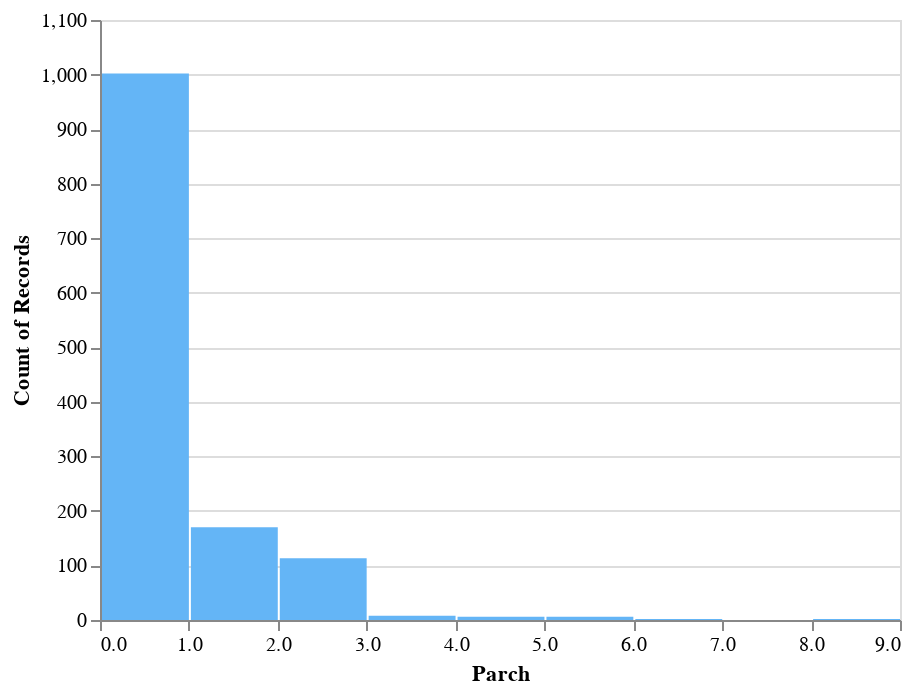
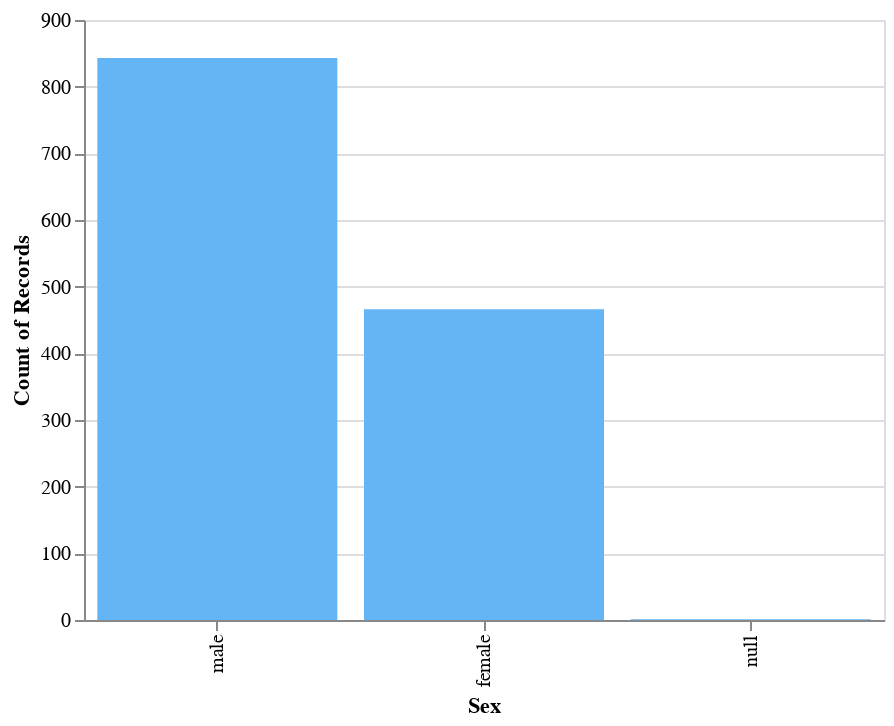

Notebook code for these charts, in order:
### Markdown cell above
No abnormalities were found in the sex column, but if you were still curious about its distribution you could check both of these columns in one function call.

### Code cell
CheckColumn(data, ['parch', 'sex'], bins=[15, False], missing=0.10, cardinality=25, floatFrequency=45, catFrequency=150)

### Figure 1 — Vega-Lite specification as saved in the notebook (floating-point values rounded to 4 significant figures; data arrays with more than 128 entries replaced by an {"elided": "..."} marker saying what was removed)
{"$schema": "https://vega.github.io/schema/vega-lite/v2.4.3.json", "config": {"view": {"height": 300, "width": 400}}, "data": {"values": {"elided": "1310 records"}}, "encoding": {"x": {"axis": {"title": "Parch"}, "bin": {"maxbins": 15}, "field": "parch", "type": "quantitative"}, "y": {"aggregate": "count", "type": "quantitative"}}, "mark": {"color": "#64b5f6", "type": "bar"}}

### Figure 2 — Vega-Lite specification as saved in the notebook (floating-point values rounded to 4 significant figures; data arrays with more than 128 entries replaced by an {"elided": "..."} marker saying what was removed)
{"$schema": "https://vega.github.io/schema/vega-lite/v2.4.3.json", "config": {"view": {"height": 300, "width": 400}}, "data": {"values": {"elided": "1310 records"}}, "encoding": {"x": {"axis": {"title": "Sex"}, "field": "sex", "sort": {"field": "count()", "op": "values", "order": "descending"}, "type": "nominal"}, "y": {"aggregate": "count", "type": "quantitative"}}, "mark": {"color": "#64b5f6", "type": "bar"}}
